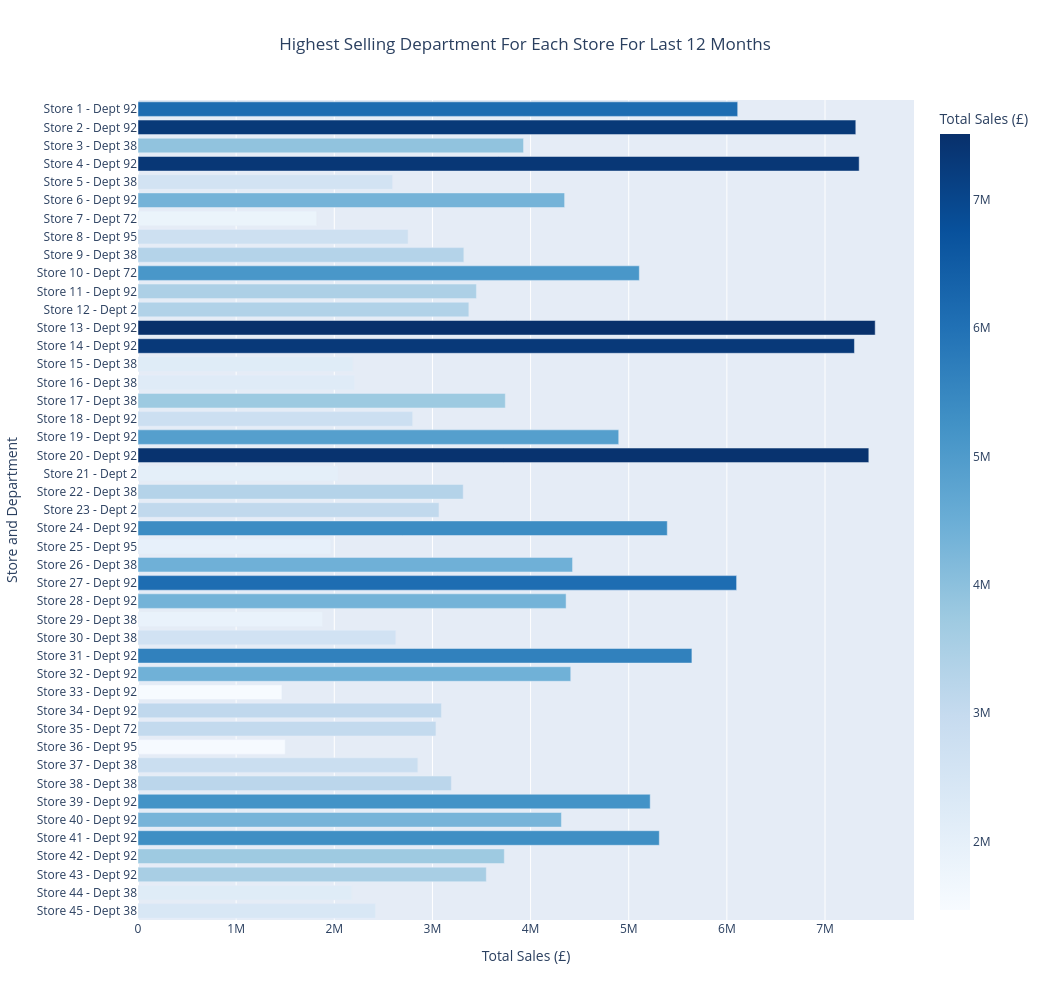

The notebook cell saved with this chart:
### Markdown cell above
## Visualisation library: Plotly Express

### Code cell
#find most profitable departments per store in the last 12 months

#first filter by year 2012
dfSales_Combined_DataSet_Filtered = dfSales_Combined_DataSet_Work[dfSales_Combined_DataSet_Work['Date'].dt.year == 2012]

#code created by chatGPT modified by me to suit naming conventions etc
dfSales_Combined_DataSet_Profit= (
    dfSales_Combined_DataSet_Filtered
    .groupby(["Store", "Dept"])["Weekly_Sales"]
    .sum()
    .reset_index()
)

dfSales_Combined_DataSet_HighestProfit = (
    dfSales_Combined_DataSet_Profit.loc[dfSales_Combined_DataSet_Profit.groupby("Store")["Weekly_Sales"].idxmax()]
    .sort_values("Store")
)

#sort by Store added by me
dfSales_Combined_DataSet_HighestProfit.sort_values(by="Store", ascending=True, inplace=True)

#show plot
plt.figure(figsize=(12, 8))

dfSales_Combined_DataSet_HighestProfit["Store_Dept"] = (
    "Store " + dfSales_Combined_DataSet_HighestProfit["Store"].astype(str) +
    " - Dept " + dfSales_Combined_DataSet_HighestProfit["Dept"].astype(str)
)

#changed chatGPT seaborn plot to the much better looking plotly express one
fig =px.bar(
    dfSales_Combined_DataSet_HighestProfit,
    x="Weekly_Sales",
    y="Store_Dept",
    orientation="h",
    color="Weekly_Sales",
    color_continuous_scale="Blues",
    title="Highest Selling Department For Each Store For Last 12 Months",
    #set plot size
    height=1000,
    width=1050
)

fig.update_layout(
    xaxis_title="Total Sales (£)",
    yaxis_title="Store and Department",
    yaxis=dict(autorange="reversed"),  # Reverse the y-axis to have the highest sales at the top
    coloraxis_colorbar=dict(title="Total Sales (£)"),
    title_x=0.5,  # Center the title
    font=dict(size=12),  # Set font size for better readability
)
fig.show()

### Figure 1 — Plotly figure (JSON) as saved in the notebook; plotly's stock layout.template omitted (floating-point values rounded to 4 significant figures)
{"data": [{"hovertemplate": "Weekly_Sales=%{marker.color}<br>Store_Dept=%{y}<extra></extra>", "legendgroup": "", "marker": {"color": [6110000.0, 7314000.0, 3928000.0, 7348000.0, 2594000.0, 4347000.0, 1820000.0, 2752000.0, 3320000.0, 5108000.0, 3448000.0, 3371000.0, 7511000.0, 7300000.0, 2189000.0, 2205000.0, 3742000.0, 2798000.0, 4898000.0, 7446000.0, 2037000.0, 3313000.0, 3067000.0, 5393000.0, 1964000.0, 4428000.0, 6099000.0, 4362000.0, 1879000.0, 2627000.0, 5644000.0, 4409000.0, 1466000.0, 3092000.0, 3036000.0, 1499000.0, 2851000.0, 3193000.0, 5219000.0, 4314000.0, 5311000.0, 3732000.0, 3549000.0, 2177000.0, 2419000.0], "coloraxis": "coloraxis", "pattern": {"shape": ""}}, "name": "", "orientation": "h", "showlegend": false, "textposition": "auto", "type": "bar", "x": [6110000.0, 7314000.0, 3928000.0, 7348000.0, 2594000.0, 4347000.0, 1820000.0, 2752000.0, 3320000.0, 5108000.0, 3448000.0, 3371000.0, 7511000.0, 7300000.0, 2189000.0, 2205000.0, 3742000.0, 2798000.0, 4898000.0, 7446000.0, 2037000.0, 3313000.0, 3067000.0, 5393000.0, 1964000.0, 4428000.0, 6099000.0, 4362000.0, 1879000.0, 2627000.0, 5644000.0, 4409000.0, 1466000.0, 3092000.0, 3036000.0, 1499000.0, 2851000.0, 3193000.0, 5219000.0, 4314000.0, 5311000.0, 3732000.0, 3549000.0, 2177000.0, 2419000.0], "xaxis": "x", "y": ["Store 1 - Dept 92", "Store 2 - Dept 92", "Store 3 - Dept 38", "Store 4 - Dept 92", "Store 5 - Dept 38", "Store 6 - Dept 92", "Store 7 - Dept 72", "Store 8 - Dept 95", "Store 9 - Dept 38", "Store 10 - Dept 72", "Store 11 - Dept 92", "Store 12 - Dept 2", "Store 13 - Dept 92", "Store 14 - Dept 92", "Store 15 - Dept 38", "Store 16 - Dept 38", "Store 17 - Dept 38", "Store 18 - Dept 92", "Store 19 - Dept 92", "Store 20 - Dept 92", "Store 21 - Dept 2", "Store 22 - Dept 38", "Store 23 - Dept 2", "Store 24 - Dept 92", "Store 25 - Dept 95", "Store 26 - Dept 38", "Store 27 - Dept 92", "Store 28 - Dept 92", "Store 29 - Dept 38", "Store 30 - Dept 38", "Store 31 - Dept 92", "Store 32 - Dept 92", "Store 33 - Dept 92", "Store 34 - Dept 92", "Store 35 - Dept 72", "Store 36 - Dept 95", "Store 37 - Dept 38", "Store 38 - Dept 38", "Store 39 - Dept 92", "Store 40 - Dept 92", "Store 41 - Dept 92", "Store 42 - Dept 92", "Store 43 - Dept 92", "Store 44 - Dept 38", "Store 45 - Dept 38"], "yaxis": "y"}], "layout": {"barmode": "relative", "coloraxis": {"autocolorscale": false, "colorbar": {"title": {"text": "Total Sales (£)"}}, "colorscale": [[0, "rgb(247,251,255)"], [0.125, "rgb(222,235,247)"], [0.25, "rgb(198,219,239)"], [0.375, "rgb(158,202,225)"], [0.5, "rgb(107,174,214)"], [0.625, "rgb(66,146,198)"], [0.75, "rgb(33,113,181)"], [0.875, "rgb(8,81,156)"], [1, "rgb(8,48,107)"]]}, "font": {"size": 12}, "height": 1000, "legend": {"tracegroupgap": 0}, "title": {"text": "Highest Selling Department For Each Store For Last 12 Months", "x": 0.5}, "width": 1050, "xaxis": {"anchor": "y", "domain": [0, 1], "title": {"text": "Total Sales (£)"}}, "yaxis": {"anchor": "x", "autorange": "reversed", "domain": [0, 1], "title": {"text": "Store and Department"}}}}
